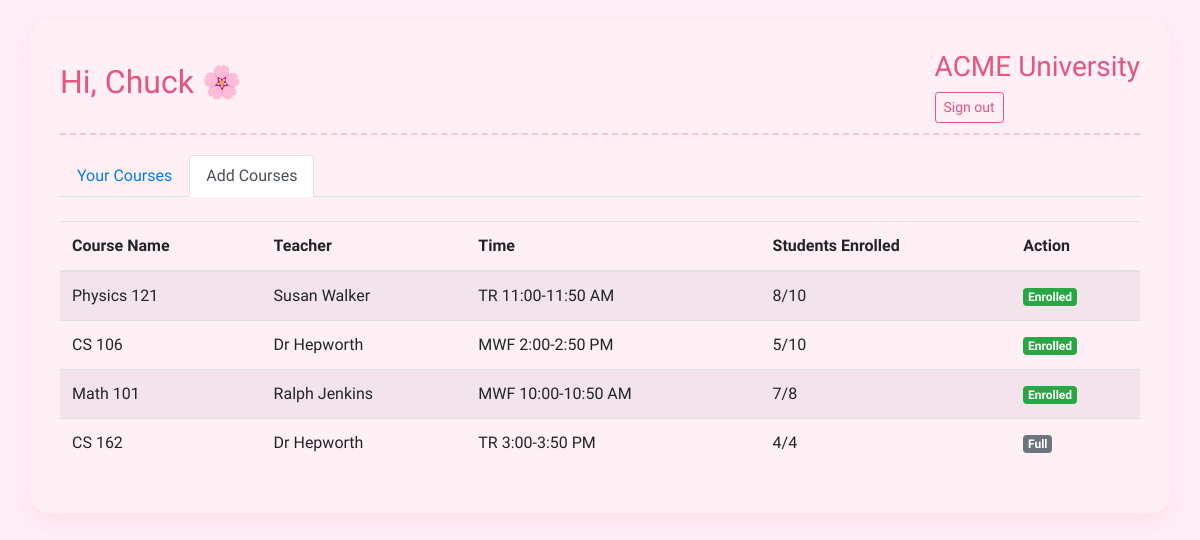
The page /student/courses (signed in) on the database as committed earlier.
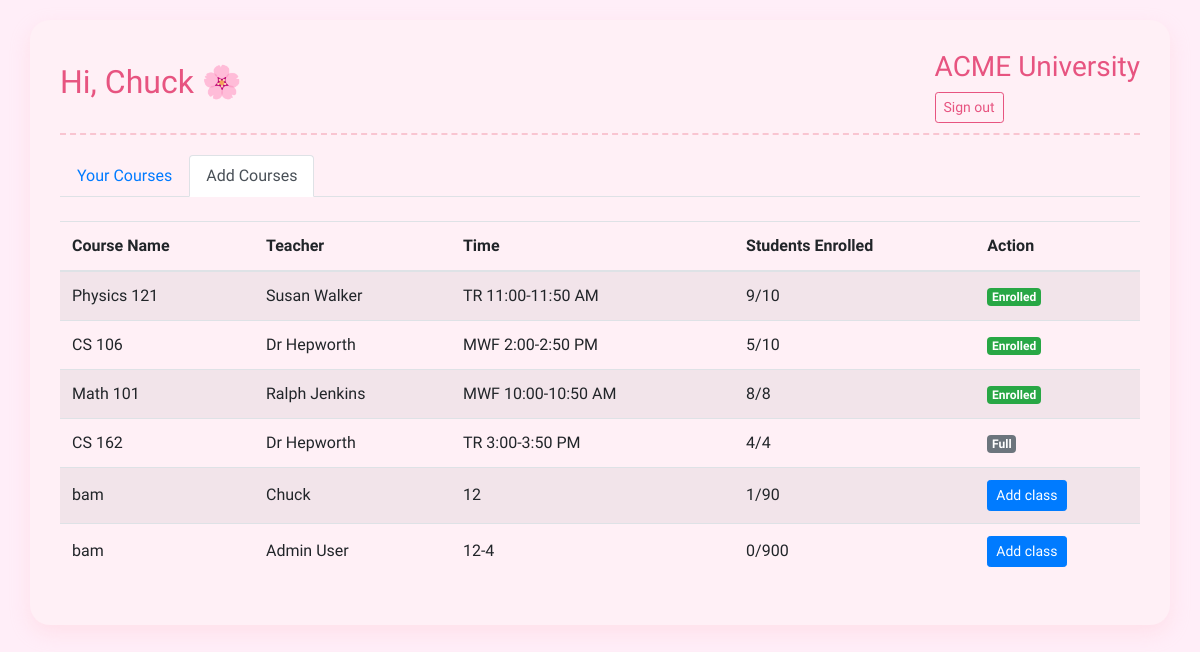
The same page on the database as committed later.
### models.py (models this page shows, shortened)
class User(db.Model, UserMixin):
    id = db.Column(db.Integer, primary_key=True)
    username = db.Column(db.String(80), unique=True, nullable=False)
    password = db.Column(db.String(120), nullable=False)
    role = db.Column(db.String(20), nullable=False)
    name = db.Column(db.String(100), nullable=True)

class Course(db.Model):
    id = db.Column(db.Integer, primary_key=True)
    name = db.Column(db.String(100), nullable=False)
    teacher_id = db.Column(db.Integer, db.ForeignKey('user.id'), nullable=False)
    teacher = db.relationship('User', backref=db.backref('courses', lazy=True))
    time = db.Column(db.String(50), nullable=False)
    capacity = db.Column(db.Integer, nullable=False)

### student_routes.py (the view)
@student_bp.route('/courses')
@login_required
def all_courses():
    if current_user.role != 'student':
        return redirect(url_for('auth.login'))
    courses = Course.query.all()
    enrollments = Enrollment.query.filter_by(student_id=current_user.id).all()
    enrolled_course_ids = [enrollment.course_id for enrollment in enrollments]
    for course in courses:
        course.enrolled = Enrollment.query.filter_by(course_id=course.id).count()
    return render_template('all_courses.html',
                          user=current_user,
                          courses=courses,
                          enrolled_course_ids=enrolled_course_ids)

### app.py (called while the page is built)
@login_manager.user_loader
def load_user(user_id):
    return User.query.get(int(user_id))

### templates/all_courses.html
{% extends "layout.html" %}
{% block content %}
<ul class="nav nav-tabs">
    <li class="nav-item">
        <a class="nav-link" href="{{ url_for('student_bp.dashboard') }}">Your Courses</a>
    </li>
    <li class="nav-item">
        <a class="nav-link active" href="{{ url_for('student_bp.all_courses') }}">Add Courses</a>
    </li>
</ul>
<div class="mt-4">
    <table class="table table-striped">
        <thead>
            <tr>
                <th>Course Name</th>
                <th>Teacher</th>
                <th>Time</th>
                <th>Students Enrolled</th>
                <th>Action</th>
            </tr>
        </thead>
        <tbody>
            {% for course in courses %}
            <tr>
                <td>{{ course.name }}</td>
                <td>{{ course.teacher.name }}</td>
                <td>{{ course.time }}</td>
                <td>{{ course.enrolled }}/{{ course.capacity }}</td>
                <td>
                    {% if course.id in enrolled_course_ids %}
                        <span class="badge badge-success">Enrolled</span>
                    {% elif course.enrolled >= course.capacity %}
                        <span class="badge badge-secondary">Full</span>
                    {% else %}
                        <a href="{{ url_for('student_bp.enroll_course', course_id=course.id) }}" class="btn btn-sm btn-primary">Add class</a>
                    {% endif %}
                </td>
            </tr>
            {% endfor %}
        </tbody>
    </table>
</div>
{% endblock %}

### templates/layout.html (shortened to what this page needs)
<!DOCTYPE html>
<html lang="en">
<head>
    <link rel="stylesheet" href="https://stackpath.bootstrapcdn.com/bootstrap/4.5.2/css/bootstrap.min.css">
</head>
<body>
    <div class="container">
        {% if current_user.is_authenticated %}
        <div class="header">
            <h2>Hi, {{ current_user.name }} 🌸</h2>
            <div>
                <h3>ACME University</h3>
                <a href="{{ url_for('auth.logout') }}" class="btn btn-sm btn-outline-secondary">Sign out</a>
            </div>
        </div>
        {% endif %}
        {% block content %}{% endblock %}
    </div>
</body>
</html>

### templates/layout.html (style rules this page uses)
body { padding-top: 20px; background: #ffeef8; font-family: 'Quicksand', sans-serif; color: #4b2e2e; }
.container { background: #fff0f6; border-radius: 20px; padding: 30px; box-shadow: 0 8px 20px rgba(255, 192, 203, 0.3); }
.header { display: flex; justify-content: space-between; align-items: center; margin-bottom: 20px; padding-bottom: 10px; border-bottom: 2px dashed #f9c5d1; }
h2, h3 { color: #e75480; }
.btn-outline-secondary { color: #e75480; border-color: #e75480; }
.table th, .table td { vertical-align: middle; }

Rows that differ between the two databases and show on the page:
computed for Course "Physics 121": enrolled "8" → "9"
computed for Course "Math 101": enrolled "7" → "8"
added Course: name "bam", teacher.name "Chuck", time "12", enrolled "1", capacity "90"
added Course: name "bam", teacher.name "Admin User", time "12-4", enrolled "0", capacity "900"
